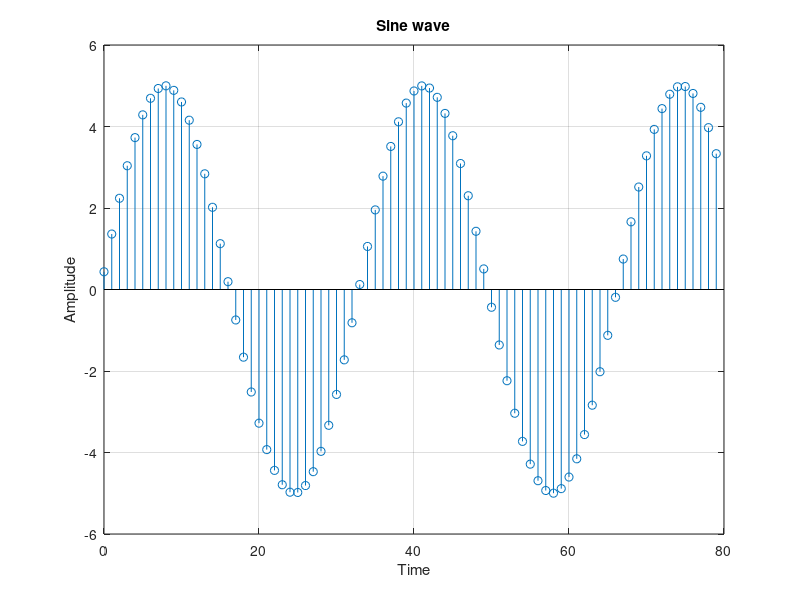

This chart was generated by the following MATLAB code:
clc;
clear all;
close all;

ph = input('Enter phase : ') * pi/180;
a = input('Enter amplitude : ');

f = 0.03;
n = 0:1:79;
fx = a * sin(2 * pi * f * n + ph);
stem(n, fx);

grid on;
title('Sine wave');
xlabel('Time');
ylabel('Amplitude');
